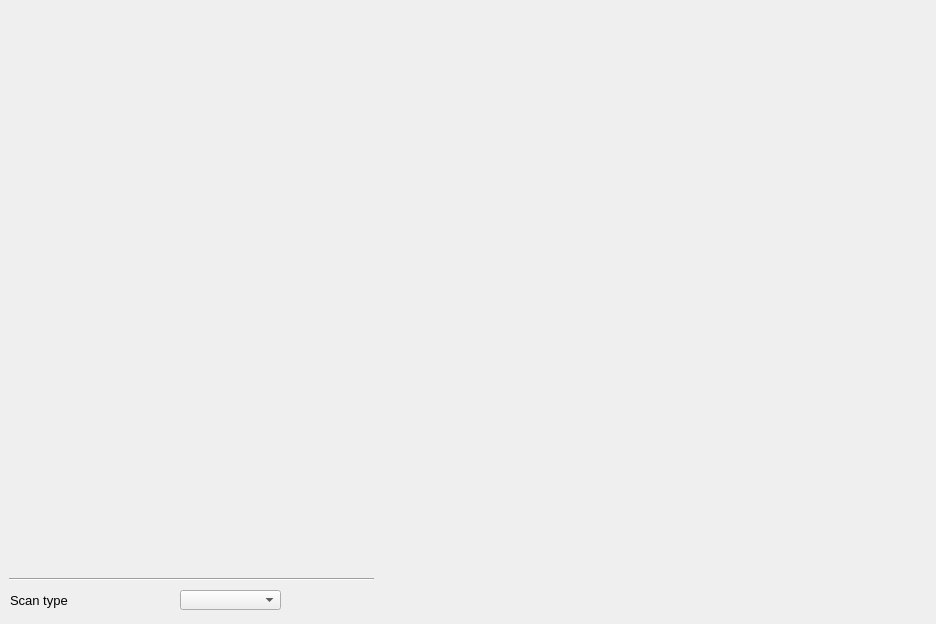
<?xml version="1.0" encoding="UTF-8"?>
<ui version="4.0">
 <class>TBTTDPSYNTH</class>
 <widget class="QMainWindow" name="TBTTDPSYNTH">
  <property name="geometry">
   <rect>
    <x>0</x>
    <y>0</y>
    <width>936</width>
    <height>624</height>
   </rect>
  </property>
  <property name="windowTitle">
   <string>Fast data</string>
  </property>
  <property name="Title" stdset="0">
   <string>FA &gt;&gt; $(BPM)</string>
  </property>
  <widget class="QWidget" name="centralwidget">
   <widget class="caCartesianPlot" name="tbtddcsynth_x">
    <property name="geometry">
     <rect>
      <x>9</x>
      <y>9</y>
      <width>361</width>
      <height>275</height>
     </rect>
    </property>
    <property name="font">
     <font>
      <family>Sans</family>
      <pointsize>8</pointsize>
     </font>
    </property>
    <property name="Title" stdset="0">
     <string notr="true">Horizontal position</string>
    </property>
    <property name="TitleX">
     <string notr="true">FA samples</string>
    </property>
    <property name="TitleY">
     <string notr="true">Position [nm]</string>
    </property>
    <property name="channels_1" stdset="0">
     <string notr="true">;$(BPM):fa.X</string>
    </property>
    <property name="Style_1">
     <enum>caCartesianPlot::Lines</enum>
    </property>
    <property name="symbol_1">
     <enum>caCartesianPlot::Star1</enum>
    </property>
    <property name="color_1">
     <color>
      <red>255</red>
      <green>0</green>
      <blue>0</blue>
     </color>
    </property>
    <property name="plotMode">
     <enum>caCartesianPlot::PlotNPointsAndStop</enum>
    </property>
    <property name="countNumOrChannel" stdset="0">
     <string notr="true"/>
    </property>
    <property name="triggerChannel" stdset="0">
     <string notr="true"/>
    </property>
    <property name="foreground">
     <color alpha="0">
      <red>255</red>
      <green>255</green>
      <blue>255</blue>
     </color>
    </property>
    <property name="gridColor">
     <color>
      <red>0</red>
      <green>0</green>
      <blue>0</blue>
     </color>
    </property>
    <property name="XaxisScaling" stdset="0">
     <enum>caCartesianPlot::Auto</enum>
    </property>
    <property name="XaxisLimits">
     <string>0;100</string>
    </property>
    <property name="YaxisLimits">
     <string>-1000000;-900000</string>
    </property>
   </widget>
   <widget class="Line" name="line">
    <property name="geometry">
     <rect>
      <x>9</x>
      <y>571</y>
      <width>365</width>
      <height>16</height>
     </rect>
    </property>
    <property name="orientation">
     <enum>Qt::Horizontal</enum>
    </property>
   </widget>
   <widget class="caCartesianPlot" name="tbtddcsynth_y">
    <property name="geometry">
     <rect>
      <x>9</x>
      <y>290</y>
      <width>361</width>
      <height>275</height>
     </rect>
    </property>
    <property name="font">
     <font>
      <family>Sans</family>
      <pointsize>8</pointsize>
     </font>
    </property>
    <property name="Title" stdset="0">
     <string notr="true">Vertical position</string>
    </property>
    <property name="TitleX">
     <string notr="true">FA samples</string>
    </property>
    <property name="TitleY">
     <string notr="true">Position [nm]</string>
    </property>
    <property name="channels_1" stdset="0">
     <string notr="true">;$(BPM):fa.Y</string>
    </property>
    <property name="Style_1">
     <enum>caCartesianPlot::Lines</enum>
    </property>
    <property name="symbol_1">
     <enum>caCartesianPlot::Star1</enum>
    </property>
    <property name="color_1">
     <color>
      <red>33</red>
      <green>0</green>
      <blue>255</blue>
     </color>
    </property>
    <property name="channels_2" stdset="0">
     <string notr="true"/>
    </property>
    <property name="symbol_2">
     <enum>caCartesianPlot::Star2</enum>
    </property>
    <property name="color_2">
     <color>
      <red>6</red>
      <green>0</green>
      <blue>255</blue>
     </color>
    </property>
    <property name="plotMode">
     <enum>caCartesianPlot::PlotNPointsAndStop</enum>
    </property>
    <property name="countNumOrChannel" stdset="0">
     <string notr="true"/>
    </property>
    <property name="triggerChannel" stdset="0">
     <string notr="true"/>
    </property>
    <property name="foreground">
     <color alpha="0">
      <red>255</red>
      <green>255</green>
      <blue>255</blue>
     </color>
    </property>
    <property name="gridColor">
     <color>
      <red>0</red>
      <green>0</green>
      <blue>0</blue>
     </color>
    </property>
    <property name="XaxisScaling" stdset="0">
     <enum>caCartesianPlot::Auto</enum>
    </property>
    <property name="XaxisLimits">
     <string>0;100</string>
    </property>
    <property name="YaxisLimits">
     <string>-1000000;-900000</string>
    </property>
   </widget>
   <widget class="caMenu" name="tbtddcsynth_scan">
    <property name="geometry">
     <rect>
      <x>180</x>
      <y>590</y>
      <width>101</width>
      <height>20</height>
     </rect>
    </property>
    <property name="font">
     <font>
      <family>Sans Serif</family>
      <pointsize>10</pointsize>
     </font>
    </property>
    <property name="channel" stdset="0">
     <string notr="true">$(BPM):fa.SCAN</string>
    </property>
   </widget>
   <widget class="QLabel" name="label_7">
    <property name="geometry">
     <rect>
      <x>10</x>
      <y>590</y>
      <width>171</width>
      <height>21</height>
     </rect>
    </property>
    <property name="font">
     <font>
      <pointsize>10</pointsize>
     </font>
    </property>
    <property name="text">
     <string>Scan type</string>
    </property>
   </widget>
   <widget class="caCartesianPlot" name="tbtddcsynth_x_2">
    <property name="geometry">
     <rect>
      <x>380</x>
      <y>10</y>
      <width>271</width>
      <height>271</height>
     </rect>
    </property>
    <property name="font">
     <font>
      <family>Sans</family>
      <pointsize>8</pointsize>
     </font>
    </property>
    <property name="Title" stdset="0">
     <string notr="true">Va</string>
    </property>
    <property name="TitleX">
     <string notr="true">FA samples</string>
    </property>
    <property name="TitleY">
     <string notr="true">Amplitudes</string>
    </property>
    <property name="channels_1" stdset="0">
     <string notr="true">;$(BPM):fa.Va</string>
    </property>
    <property name="Style_1">
     <enum>caCartesianPlot::Lines</enum>
    </property>
    <property name="symbol_1">
     <enum>caCartesianPlot::Star1</enum>
    </property>
    <property name="color_1">
     <color>
      <red>0</red>
      <green>0</green>
      <blue>0</blue>
     </color>
    </property>
    <property name="plotMode">
     <enum>caCartesianPlot::PlotNPointsAndStop</enum>
    </property>
    <property name="countNumOrChannel" stdset="0">
     <string notr="true"/>
    </property>
    <property name="triggerChannel" stdset="0">
     <string notr="true"/>
    </property>
    <property name="foreground">
     <color alpha="0">
      <red>255</red>
      <green>255</green>
      <blue>255</blue>
     </color>
    </property>
    <property name="gridColor">
     <color>
      <red>0</red>
      <green>0</green>
      <blue>0</blue>
     </color>
    </property>
    <property name="XaxisScaling" stdset="0">
     <enum>caCartesianPlot::Auto</enum>
    </property>
    <property name="XaxisLimits">
     <string>0;100</string>
    </property>
    <property name="YaxisLimits">
     <string>-1000000;-900000</string>
    </property>
   </widget>
   <widget class="caCartesianPlot" name="tbtddcsynth_x_3">
    <property name="geometry">
     <rect>
      <x>650</x>
      <y>10</y>
      <width>271</width>
      <height>271</height>
     </rect>
    </property>
    <property name="font">
     <font>
      <family>Sans</family>
      <pointsize>8</pointsize>
     </font>
    </property>
    <property name="Title" stdset="0">
     <string notr="true">Vb</string>
    </property>
    <property name="TitleX">
     <string notr="true">FA samples</string>
    </property>
    <property name="TitleY">
     <string notr="true">Amplitude</string>
    </property>
    <property name="channels_1" stdset="0">
     <string notr="true">;$(BPM):fa.Vb</string>
    </property>
    <property name="Style_1">
     <enum>caCartesianPlot::Lines</enum>
    </property>
    <property name="symbol_1">
     <enum>caCartesianPlot::Star1</enum>
    </property>
    <property name="color_1">
     <color>
      <red>0</red>
      <green>0</green>
      <blue>0</blue>
     </color>
    </property>
    <property name="plotMode">
     <enum>caCartesianPlot::PlotNPointsAndStop</enum>
    </property>
    <property name="countNumOrChannel" stdset="0">
     <string notr="true"/>
    </property>
    <property name="triggerChannel" stdset="0">
     <string notr="true"/>
    </property>
    <property name="foreground">
     <color alpha="0">
      <red>255</red>
      <green>255</green>
      <blue>255</blue>
     </color>
    </property>
    <property name="gridColor">
     <color>
      <red>0</red>
      <green>0</green>
      <blue>0</blue>
     </color>
    </property>
    <property name="XaxisScaling" stdset="0">
     <enum>caCartesianPlot::Auto</enum>
    </property>
    <property name="XaxisLimits">
     <string>0;100</string>
    </property>
    <property name="YaxisLimits">
     <string>-1000000;-900000</string>
    </property>
   </widget>
   <widget class="caCartesianPlot" name="tbtddcsynth_x_4">
    <property name="geometry">
     <rect>
      <x>650</x>
      <y>290</y>
      <width>271</width>
      <height>271</height>
     </rect>
    </property>
    <property name="font">
     <font>
      <family>Sans</family>
      <pointsize>8</pointsize>
     </font>
    </property>
    <property name="Title" stdset="0">
     <string notr="true">Vd</string>
    </property>
    <property name="TitleX">
     <string notr="true">FA samples</string>
    </property>
    <property name="TitleY">
     <string notr="true">Amplitude</string>
    </property>
    <property name="channels_1" stdset="0">
     <string notr="true">;$(BPM):fa.Vd</string>
    </property>
    <property name="Style_1">
     <enum>caCartesianPlot::Lines</enum>
    </property>
    <property name="symbol_1">
     <enum>caCartesianPlot::Star1</enum>
    </property>
    <property name="color_1">
     <color>
      <red>0</red>
      <green>0</green>
      <blue>0</blue>
     </color>
    </property>
    <property name="plotMode">
     <enum>caCartesianPlot::PlotNPointsAndStop</enum>
    </property>
    <property name="countNumOrChannel" stdset="0">
     <string notr="true"/>
    </property>
    <property name="triggerChannel" stdset="0">
     <string notr="true"/>
    </property>
    <property name="foreground">
     <color alpha="0">
      <red>255</red>
      <green>255</green>
      <blue>255</blue>
     </color>
    </property>
    <property name="gridColor">
     <color>
      <red>0</red>
      <green>0</green>
      <blue>0</blue>
     </color>
    </property>
    <property name="XaxisScaling" stdset="0">
     <enum>caCartesianPlot::Auto</enum>
    </property>
    <property name="XaxisLimits">
     <string>0;100</string>
    </property>
    <property name="YaxisLimits">
     <string>-1000000;-900000</string>
    </property>
   </widget>
   <widget class="caCartesianPlot" name="tbtddcsynth_x_5">
    <property name="geometry">
     <rect>
      <x>380</x>
      <y>290</y>
      <width>271</width>
      <height>271</height>
     </rect>
    </property>
    <property name="font">
     <font>
      <family>Sans</family>
      <pointsize>8</pointsize>
     </font>
    </property>
    <property name="Title" stdset="0">
     <string notr="true">Vc</string>
    </property>
    <property name="TitleX">
     <string notr="true">FA samples</string>
    </property>
    <property name="TitleY">
     <string notr="true">Amplitudes</string>
    </property>
    <property name="channels_1" stdset="0">
     <string notr="true">;$(BPM):fa.Vc</string>
    </property>
    <property name="Style_1">
     <enum>caCartesianPlot::Lines</enum>
    </property>
    <property name="symbol_1">
     <enum>caCartesianPlot::Star1</enum>
    </property>
    <property name="color_1">
     <color>
      <red>0</red>
      <green>0</green>
      <blue>0</blue>
     </color>
    </property>
    <property name="plotMode">
     <enum>caCartesianPlot::PlotNPointsAndStop</enum>
    </property>
    <property name="countNumOrChannel" stdset="0">
     <string notr="true"/>
    </property>
    <property name="triggerChannel" stdset="0">
     <string notr="true"/>
    </property>
    <property name="foreground">
     <color alpha="0">
      <red>255</red>
      <green>255</green>
      <blue>255</blue>
     </color>
    </property>
    <property name="gridColor">
     <color>
      <red>0</red>
      <green>0</green>
      <blue>0</blue>
     </color>
    </property>
    <property name="XaxisScaling" stdset="0">
     <enum>caCartesianPlot::Auto</enum>
    </property>
    <property name="XaxisLimits">
     <string>0;100</string>
    </property>
    <property name="YaxisLimits">
     <string>-1000000;-900000</string>
    </property>
   </widget>
  </widget>
 </widget>
 <customwidgets>
  <customwidget>
   <class>QwtPlot</class>
   <extends>QFrame</extends>
   <header>qwt_plot.h</header>
  </customwidget>
  <customwidget>
   <class>caMenu</class>
   <extends>QComboBox</extends>
   <header>caMenu</header>
  </customwidget>
  <customwidget>
   <class>caCartesianPlot</class>
   <extends>QwtPlot</extends>
   <header>caCartesianPlot</header>
  </customwidget>
 </customwidgets>
 <resources/>
 <connections/>
</ui>
